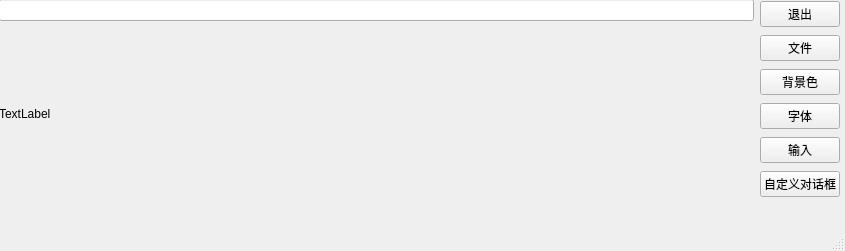
<?xml version="1.0" encoding="UTF-8"?>
<ui version="4.0">
 <class>custom</class>
 <widget class="QMainWindow" name="custom">
  <property name="geometry">
   <rect>
    <x>0</x>
    <y>0</y>
    <width>845</width>
    <height>251</height>
   </rect>
  </property>
  <property name="windowTitle">
   <string>MainWindow</string>
  </property>
  <widget class="QWidget" name="centralwidget">
   <widget class="QWidget" name="layoutWidget">
    <property name="geometry">
     <rect>
      <x>-1</x>
      <y>-1</y>
      <width>841</width>
      <height>201</height>
     </rect>
    </property>
    <layout class="QHBoxLayout" name="horizontalLayout">
     <item>
      <layout class="QVBoxLayout" name="verticalLayout_2">
       <item>
        <widget class="QLineEdit" name="lineEdit"/>
       </item>
       <item>
        <widget class="QLabel" name="label">
         <property name="text">
          <string>TextLabel</string>
         </property>
        </widget>
       </item>
      </layout>
     </item>
     <item>
      <layout class="QVBoxLayout" name="verticalLayout">
       <item>
        <widget class="QPushButton" name="boxBt">
         <property name="text">
          <string>退出</string>
         </property>
        </widget>
       </item>
       <item>
        <widget class="QPushButton" name="fileBt">
         <property name="text">
          <string>文件</string>
         </property>
        </widget>
       </item>
       <item>
        <widget class="QPushButton" name="colorBt">
         <property name="text">
          <string>背景色</string>
         </property>
        </widget>
       </item>
       <item>
        <widget class="QPushButton" name="fontBt">
         <property name="text">
          <string>字体</string>
         </property>
        </widget>
       </item>
       <item>
        <widget class="QPushButton" name="inputBt">
         <property name="text">
          <string>输入</string>
         </property>
        </widget>
       </item>
       <item>
        <widget class="QPushButton" name="selfBt">
         <property name="text">
          <string>自定义对话框</string>
         </property>
        </widget>
       </item>
      </layout>
     </item>
    </layout>
   </widget>
  </widget>
  <widget class="QMenuBar" name="menubar">
   <property name="geometry">
    <rect>
     <x>0</x>
     <y>0</y>
     <width>845</width>
     <height>23</height>
    </rect>
   </property>
  </widget>
  <widget class="QStatusBar" name="statusbar"/>
 </widget>
 <resources/>
 <connections/>
</ui>
